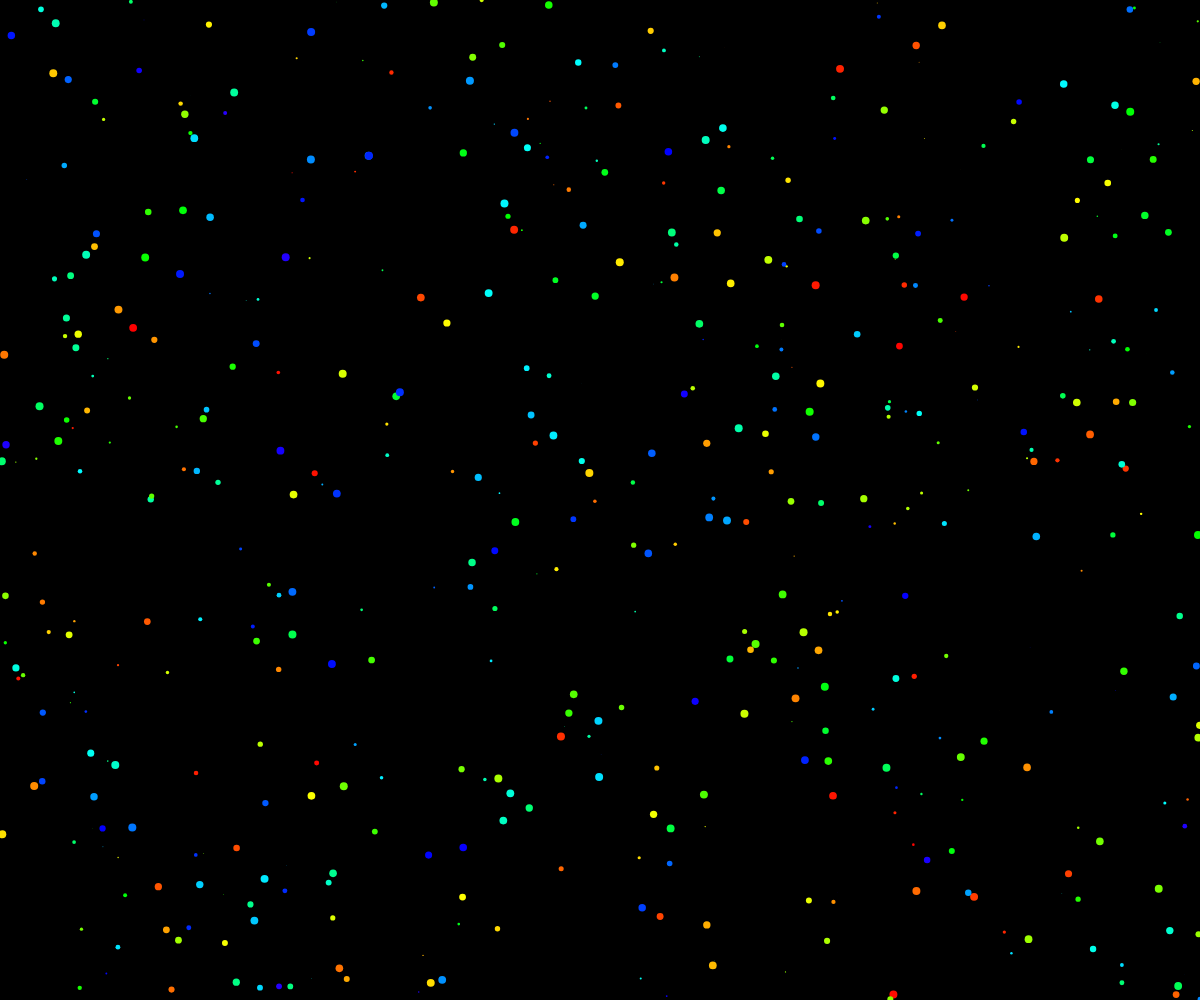
Frame 1 (no input)
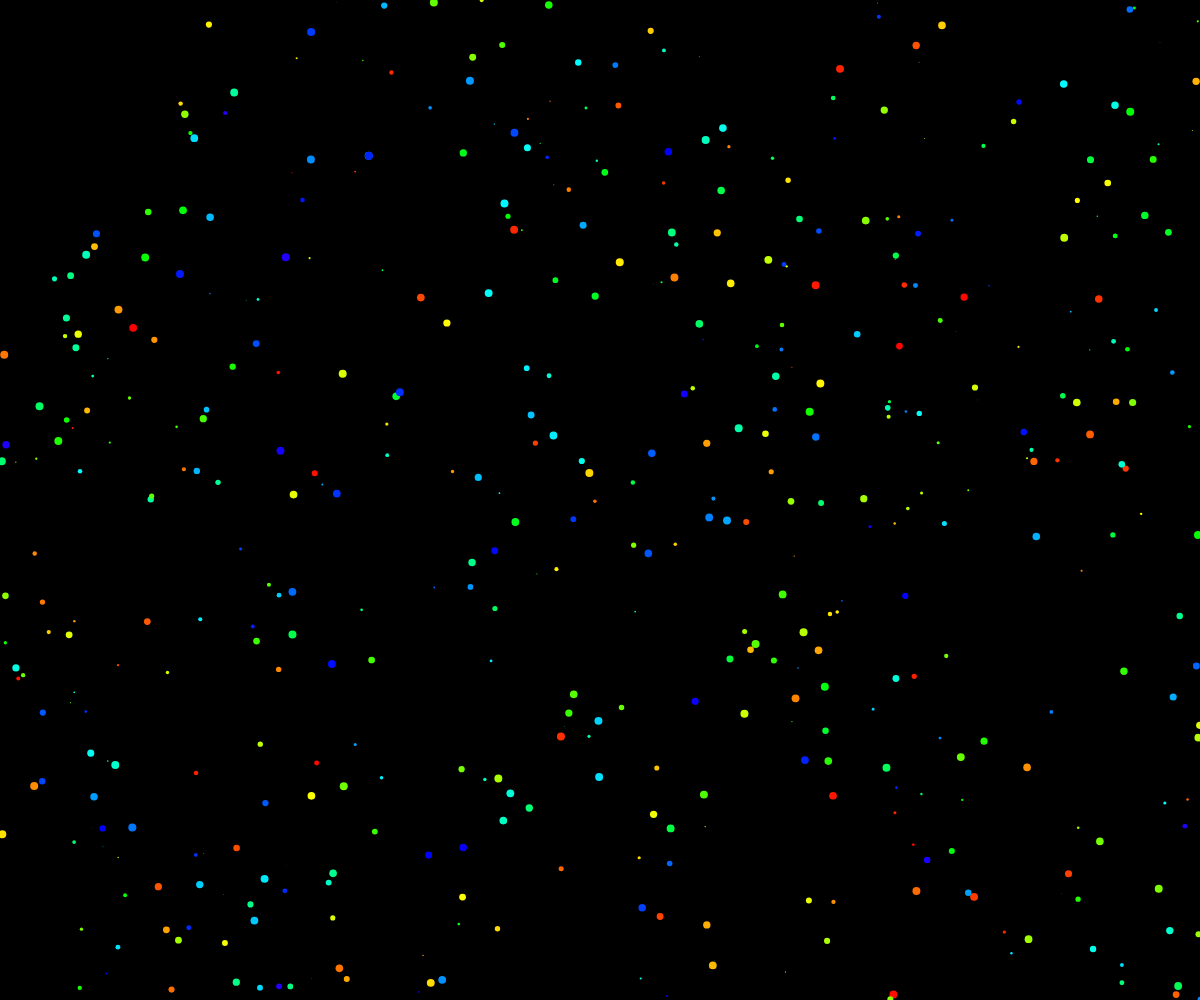
Frame 60 (no input)
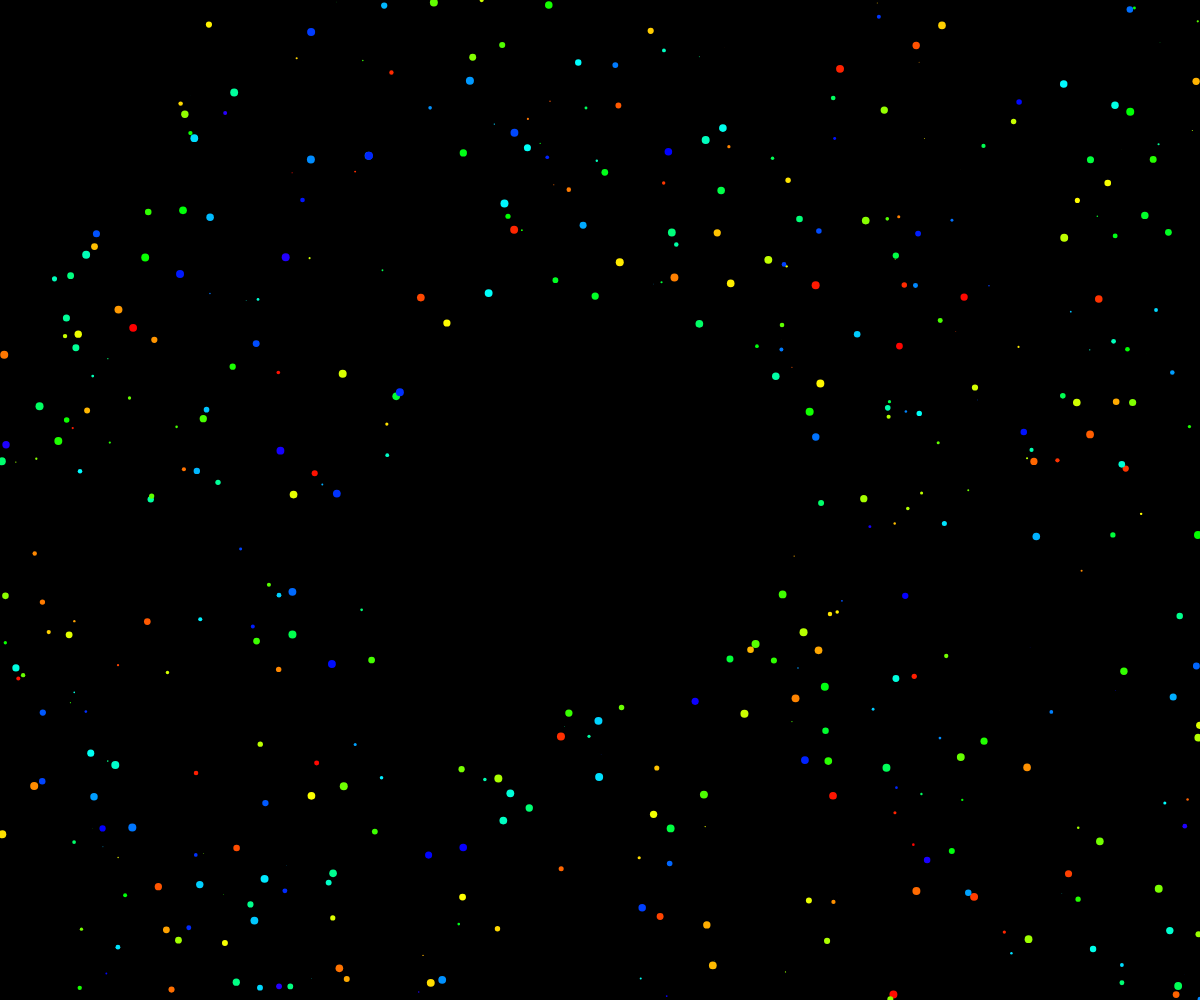
Frame 120 (the mouse pressed at the canvas centre since frame 60)

The p5.js sketch that drew these frames (run headless with seeded random() and noise() and a simulated clock; from frame 60 on, the mouse is pressed at the canvas centre):

// p5.js sketch
// ── sketch.js
var stars= [];
var starX= []; var starY= [];
var x,y; var i=0;

function setup(){
  createCanvas(windowWidth,windowHeight);
  background(0);
  colorMode(HSB);

  for(var n = 0; n < 500; n++){   
    var col=n%250;    
    var r= sin(n) * 8;
    var x = random(0,width); 
    var y = random(0,height);
    stars[n] = new Star(x,y,col,r);
  }
  
}

function draw(){
  background(0);
  var flag = true;
  for(var n = 0; n<500; n++){
    var s = stars[n];
    s.show();
    s.behaviors();
    s.update();

    if (s.pos.x>0 && s.pos.y>0 && s.pos.x<width && s.pos.y<height){
      flag = false;
    }
  }

  console.log(flag);

  if (flag == true){
    for(var n = 0; n<500; n++){
      var s = stars[n];
      s.vel = createVector(0,0);
      s.acc = createVector(0,0);
      s.show();

      var targetposition = createVector(n * sin(n) + width/2, n * cos(n) + height/2);
      s.attractbehavior(targetposition);

      s.update();
      //s.pos = createVector(n * sin(n) + width/2, n * cos(n) + height/2);

    }
  }

}

class Star{
  constructor(x,y,col,r){
    this.pos= createVector(x, y);
    this.col=col;
    this.r=r;
    this.vel= createVector();
    this.acc= createVector();
    this.target = createVector();
  }
  
  show(){
  fill(this.col,100,100);
  noStroke();
  ellipse(this.pos.x,this.pos.y,this.r,this.r)
  }
  
  behaviors(){
    var mouse =  createVector(mouseX,mouseY);
    var scattervector= this.scatter(mouse);
    this.applyForce(scattervector);
  }
  
  scatter(target){
  var distvect = p5.Vector.sub(this.pos,target);
  if(distvect.mag()<200){
    return distvect;
    }
  }
  
  applyForce(f){
    this.acc.add(f);
  }
  
  update(){
    this.vel.add(this.acc);
    this.pos.add(this.vel);
    this.acc.mult(0);
  }


  attractbehavior(target){ 
    var attractforce = p5.Vector.sub(target,this.pos);
    this.applyForce(attractforce);
  }

  // arrive(target){
  //   var distvect = p5.Vector.sub(this.pos,target);
  //   if (distvect.mag()<50){
  //     return distvect;
  //   }
  // }
  
  

  
}
